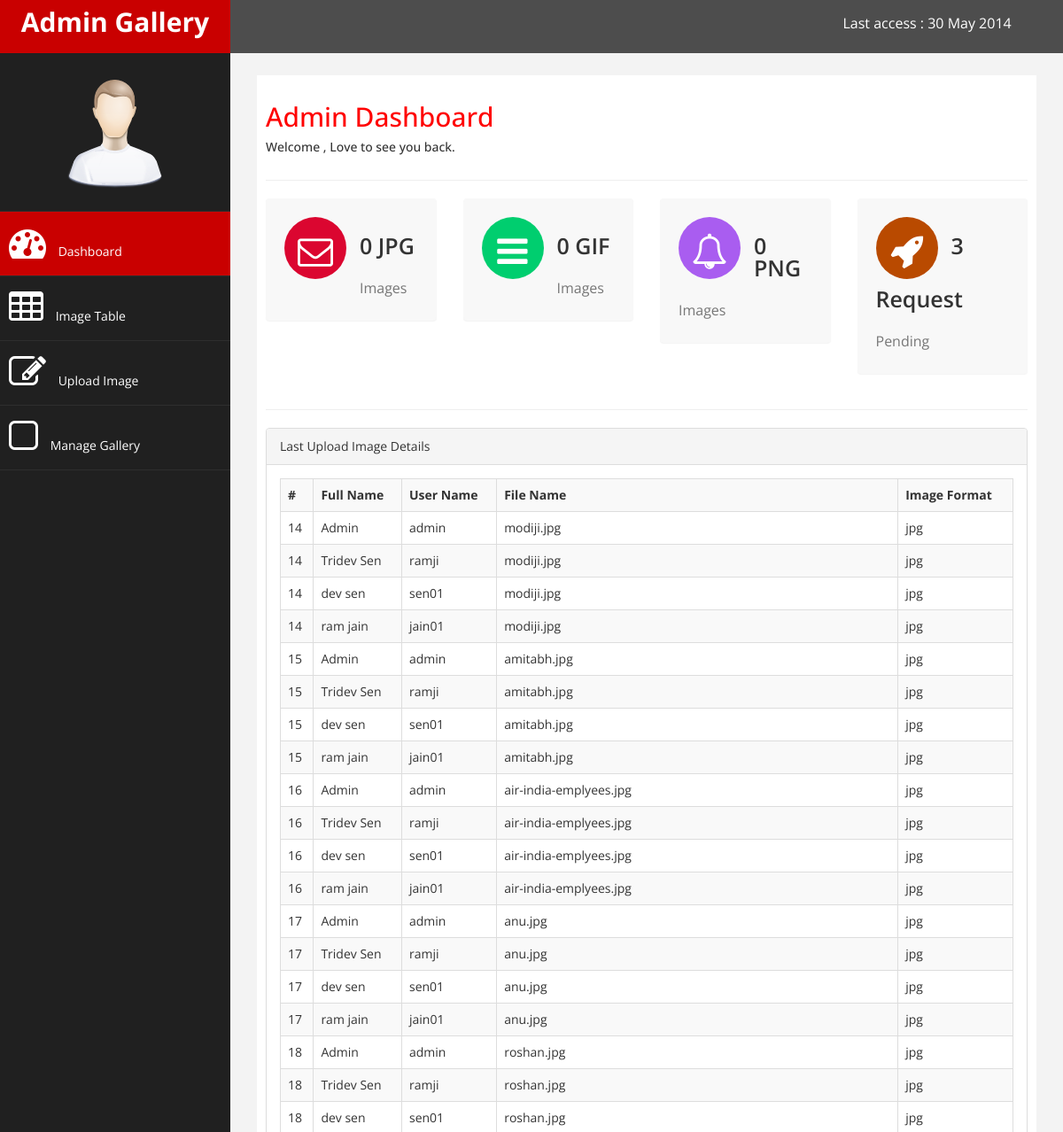
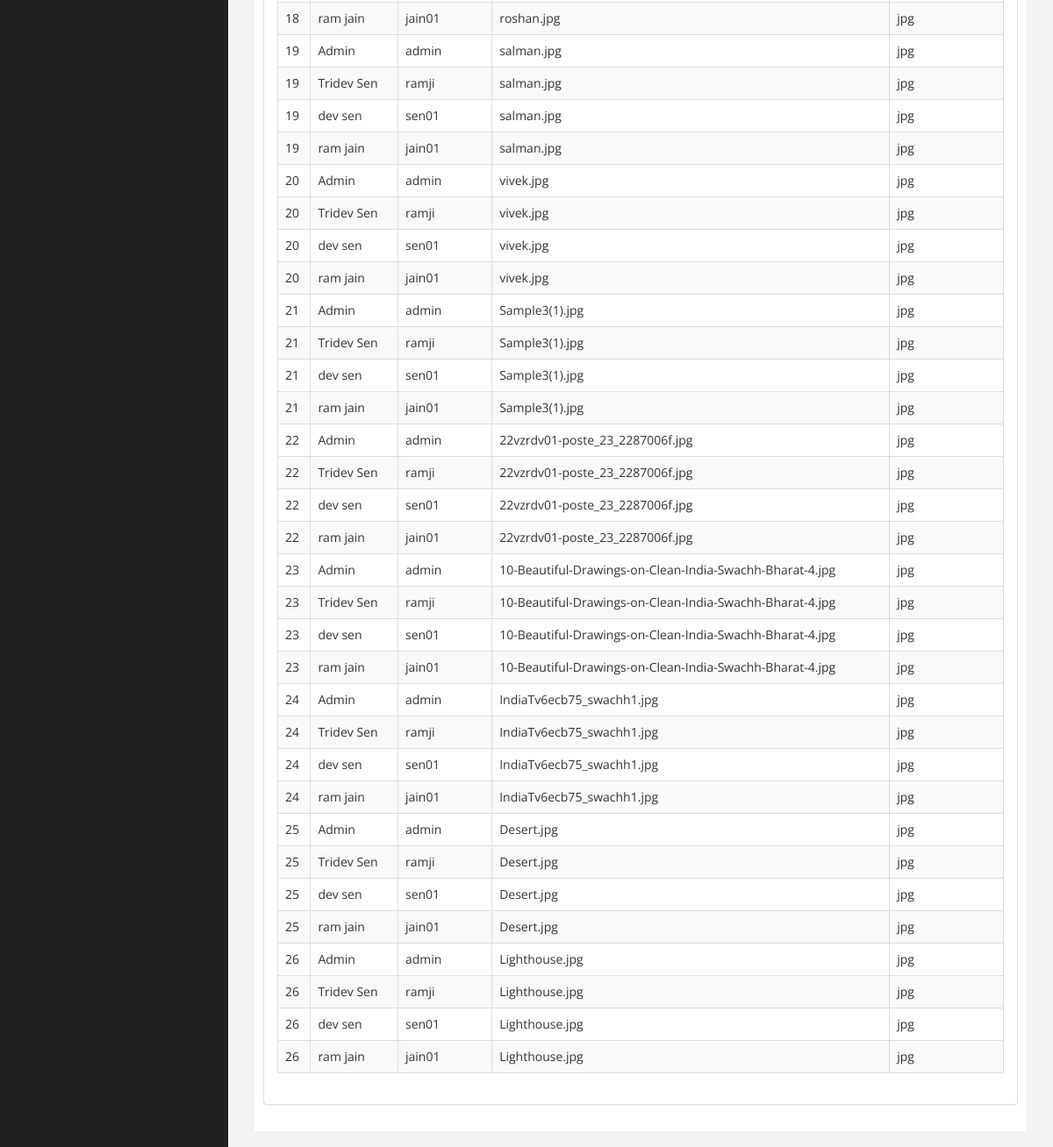
The app's page /adminpanel.php with its own data (2 pictures, top to bottom).
### tables this page shows
CREATE TABLE `image_upload` (
  `id` int(4) NOT NULL,
  `file` varchar(255) NOT NULL,
  `Img_Format` text NOT NULL
);

CREATE TABLE `users` (
  `user_id` int(4) NOT NULL,
  `name` varchar(30) NOT NULL,
  `pw` varchar(40) NOT NULL,
  `fullname` varchar(255) NOT NULL,
  `email` varchar(255) NOT NULL
);

### adminpanel.php (the view, shortened to what this page needs)
<?php include 'header.php' ?>
        <div id="page-wrapper" >
            <div id="page-inner">
                <div class="row">
                    <div class="col-md-12">
                     <h2>Admin Dashboard</h2>
                        <h5>Welcome <b><?php echo $_SESSION['username'] ?> </b>, Love to see you back. </h5>
                    </div>
                </div>
                  <hr />
                <div class="row">
                <div class="col-md-3 col-sm-6 col-xs-6">
			<div class="panel panel-back noti-box">
                <span class="icon-box bg-color-red set-icon">
                    <i class="fa fa-envelope-o"></i>
                </span>
                <div class="text-box" >
                    <p class="main-text">0 JPG</p>
                    <p class="text-muted">Images</p>
                </div>
             </div>
		     </div>
                    <div class="col-md-3 col-sm-6 col-xs-6">
			<div class="panel panel-back noti-box">
                <span class="icon-box bg-color-green set-icon">
                    <i class="fa fa-bars"></i>
                </span>
                <div class="text-box" >
                    <p class="main-text">0 GIF</p>
                    <p class="text-muted">Images</p>
                </div>
             </div>
		     </div>
                    <div class="col-md-3 col-sm-6 col-xs-6">
			<div class="panel panel-back noti-box">
                <span class="icon-box bg-color-blue set-icon">
                    <i class="fa fa-bell-o"></i>
                </span>
                <div class="text-box" >
                    <p class="main-text">0 PNG</p>
                    <p class="text-muted">Images</p>
                </div>
             </div>
		     </div>
                    <div class="col-md-3 col-sm-6 col-xs-6">
			<div class="panel panel-back noti-box">
                <span class="icon-box bg-color-brown set-icon">
                    <i class="fa fa-rocket"></i>
                </span>
                <div class="text-box" >
                    <p class="main-text">3 Request</p>
                    <p class="text-muted">Pending</p>
                </div>
             </div>
		     </div>
			</div>
                <hr />
                <div class="row" >
                    <div class="col-md-12 col-sm-12 col-xs-12">
                    <div class="panel panel-default">
                        <div class="panel-heading">
                           Last Upload Image Details
                        </div>
                        <div class="panel-body">
                            <div class="table-responsive">
    <?php
        $result = mysqli_query($con, "SELECT image_upload.id,users.fullname,users.name,image_upload.file,image_upload.Img_Format FROM image_upload inner join users ");
    ?>
        <table class="table table-striped table-bordered table-hover">
         <tr>
            <th>#</th>
            <th>Full Name</th>
            <th>User Name</th>
             <th>File Name</th>
             <th>Image Format</th>
        </tr>
    <?php
        while($row = mysqli_fetch_array($result)){
    ?>
        <tr><td> <?php echo $row['id'] ?> </td><td> <?php echo $row['fullname'] ?> </td><td> <?php echo $row['name']  ?> </td><td> <?php  echo $row['file']  ?> </td><td> <?php  echo $row['Img_Format']  ?> </td></tr>
    <?php
        }
    ?>
        </table>
                            </div>
                        </div>
                    </div>
                    </div>
                </div>
    </div>
            </div>
        </div>
</body>
</html>

### header.php (shortened to what this page needs)
<!DOCTYPE html>
<html xmlns="http://www.w3.org/1999/xhtml">
<head>
    <link href="assets/css/bootstrap.css" rel="stylesheet" />
    <link href="assets/css/font-awesome.css" rel="stylesheet" />
    <link href="assets/js/morris/morris-0.4.3.min.css" rel="stylesheet" />
    <link href="assets/css/custom.css" rel="stylesheet" />
    <link rel="stylesheet" type="text/css" href="css/custom.css">
</head>
<body>
    <div id="wrapper">
        <nav class="navbar navbar-default navbar-cls-top " role="navigation" style="margin-bottom: 0">
            <div class="navbar-header">
                <a class="navbar-brand" href="index.html">Admin Gallery</a>
            </div>
  <div style="color: white;
padding: 15px 50px 5px 50px;
float: right;
font-size: 16px;"> Last access : 30 May 2014 &nbsp;<b><?php echo $_SESSION['username'] ?> </b>
       ?> </div>
        </nav>
                <nav class="navbar-default navbar-side" role="navigation">
            <div class="sidebar-collapse">
                <ul class="nav" id="main-menu">
				<li class="text-center">
                    <img src="assets/img/find_user.png" class="user-image img-responsive"/>
					</li>
                    <li>
                        <a class="active-menu"  href="adminpanel.php"><i class="fa fa-dashboard fa-3x"></i> Dashboard</a>
                    </li>
                      <li  >
                        <a  href="record_image_table.php"><i class="fa fa-table fa-3x"></i> Image Table </a>
                    </li>
                    <li  >
                        <a  href="image_upload.php"><i class="fa fa-edit fa-3x"></i> Upload Image</a>
                    </li>
                  <li  >
                        <a  href="manage_gallery.php"><i class="fa fa-square-o fa-3x"></i> Manage Gallery</a>
                    </li>
                </ul>
            </div>
        </nav>

### assets/css/custom.css (style rules this page uses)
body { font-family: 'Open Sans', sans-serif; }
#wrapper { width: 100%; background:#202020; }
#page-wrapper { padding: 15px 15px; min-height: 600px; background:#F3F3F3; }
#page-inner { width:100%; margin:10px 20px 10px 0px; background-color:#fff!important; padding:10px; min-height:1200px; }
.text-center { text-align:center; }
h2 { color: #f00; }
p { font-size:16px; line-height:25px; padding-top:20px; }
.panel-back { background-color:#F8F8F8; }
.noti-box { min-height: 100px; padding: 20px; }
.noti-box .icon-box { display: block; float: left; margin: 0 15px 10px 0; width: 70px; height: 70px; line-height: 75px; vertical-align: middle; text-align: center; font-size: 40px; }
.text-box p { margin: 0 0 3px; }
.main-text { font-size: 25px; font-weight:600; }
.set-icon { -webkit-border-radius: 50px; -moz-border-radius: 50px; border-radius: 50px; }
.bg-color-green { background-color: #00CE6F; color: #fff; }
.bg-color-blue { background-color: #A95DF0; color: #fff; }
.bg-color-red { background-color: #DB0630; color: #fff; }
.bg-color-brown { background-color: #B94A00; color: #fff; }
.user-image { margin: 25px auto; -webkit-border-radius: 10px; -moz-border-radius: 10px; border-radius: 10px; max-height:170px; max-width:170px; }
.navbar-cls-top .navbar-brand { color: #fff; background: #C90000; width: 260px; text-align: center; height: 60px; font-size: 30px; font-weight: 700; }
.active-menu { background-color:#C90000!important; }
.sidebar-collapse , .sidebar-collapse .nav { background:none; }
.sidebar-collapse .nav { padding:0; }
.sidebar-collapse .nav > li > a { color:#fff; background:#202020; text-shadow:none; }
.sidebar-collapse > .nav > li > a { padding:15px 10px; }
.sidebar-collapse > .nav > li { border-bottom: 1px solid rgba(107, 108, 109, 0.19); }
.navbar-side { border:none; background-color: #202020; }
.navbar-cls-top { background:#4D4D4D; border-bottom:none; }
.navbar-default { border:0px solid black; }
.navbar-header { background: #A70303; }
.nav > li > a > i { margin-right:10px; }
@media (min-width:768px) { #page-wrapper { margin: 0 0 0 260px; padding: 15px 30px; min-height: 1200px; } }
@media (min-width:768px) { .navbar-side { z-index: 1; position: absolute; width: 260px; } }
@media (min-width:768px) { .navbar { border-radius: 0px; } }

### records on screen
image_upload: id "14", users.fullname "Admin", users.name "admin", file "modiji.jpg", Img_Format "jpg", users.fullname "Tridev Sen", users.name "ramji", users.fullname "dev sen", users.name "sen01", users.fullname "ram jain", users.name "jain01"
image_upload: id "15", users.fullname "Admin", users.name "admin", file "amitabh.jpg", Img_Format "jpg", users.fullname "Tridev Sen", users.name "ramji", users.fullname "dev sen", users.name "sen01", users.fullname "ram jain", users.name "jain01"
image_upload: id "16", users.fullname "Admin", users.name "admin", file "air-india-emplyees.jpg", Img_Format "jpg", users.fullname "Tridev Sen", users.name "ramji", users.fullname "dev sen", users.name "sen01", users.fullname "ram jain", users.name "jain01"
image_upload: id "17", users.fullname "Admin", users.name "admin", file "anu.jpg", Img_Format "jpg", users.fullname "Tridev Sen", users.name "ramji", users.fullname "dev sen", users.name "sen01", users.fullname "ram jain", users.name "jain01"
image_upload: id "18", users.fullname "Admin", users.name "admin", file "roshan.jpg", Img_Format "jpg", users.fullname "Tridev Sen", users.name "ramji", users.fullname "dev sen", users.name "sen01", users.fullname "ram jain", users.name "jain01"
image_upload: id "19", users.fullname "Admin", users.name "admin", file "salman.jpg", Img_Format "jpg", users.fullname "Tridev Sen", users.name "ramji", users.fullname "dev sen", users.name "sen01", users.fullname "ram jain", users.name "jain01"
image_upload: id "20", users.fullname "Admin", users.name "admin", file "vivek.jpg", Img_Format "jpg", users.fullname "Tridev Sen", users.name "ramji", users.fullname "dev sen", users.name "sen01", users.fullname "ram jain", users.name "jain01"
image_upload: id "21", users.fullname "Admin", users.name "admin", file "Sample3(1).jpg", Img_Format "jpg", users.fullname "Tridev Sen", users.name "ramji", users.fullname "dev sen", users.name "sen01", users.fullname "ram jain", users.name "jain01"
image_upload: id "22", users.fullname "Admin", users.name "admin", file "22vzrdv01-poste_23_2287006f.jpg", Img_Format "jpg", users.fullname "Tridev Sen", users.name "ramji", users.fullname "dev sen", users.name "sen01", users.fullname "ram jain", users.name "jain01"
image_upload: id "23", users.fullname "Admin", users.name "admin", file "10-Beautiful-Drawings-on-Clean-India-Swachh-Bharat-4.jpg", Img_Format "jpg", users.fullname "Tridev Sen", users.name "ramji", users.fullname "dev sen", users.name "sen01", users.fullname "ram jain", users.name "jain01"
image_upload: id "24", users.fullname "Admin", users.name "admin", file "IndiaTv6ecb75_swachh1.jpg", Img_Format "jpg", users.fullname "Tridev Sen", users.name "ramji", users.fullname "dev sen", users.name "sen01", users.fullname "ram jain", users.name "jain01"
image_upload: id "25", users.fullname "Admin", users.name "admin", file "Desert.jpg", Img_Format "jpg", users.fullname "Tridev Sen", users.name "ramji", users.fullname "dev sen", users.name "sen01", users.fullname "ram jain", users.name "jain01"
image_upload: id "26", users.fullname "Admin", users.name "admin", file "Lighthouse.jpg", Img_Format "jpg", users.fullname "Tridev Sen", users.name "ramji", users.fullname "dev sen", users.name "sen01", users.fullname "ram jain", users.name "jain01"
